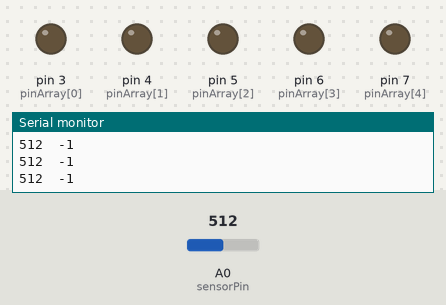
Simulated run of this sketch. Board: Arduino Uno, built with avr-gcc and run on an emulated ATmega328P. Parts: output pins drawn as LEDs (lit = HIGH), the last lines printed to the serial monitor. Inputs (shaded band) come from the test bench; at power-on: A0 (sensorPin) = 512.

Above: at 1.2 s.
1.3 s: A0 (sensorPin) set to 524
At 2.2 s:
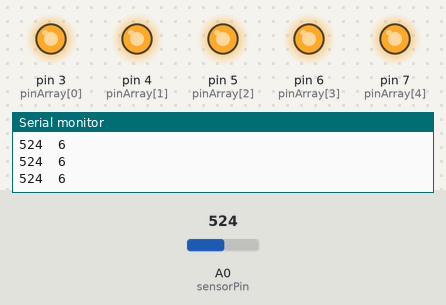
2.8 s: A0 (sensorPin) set to 511
At 3.9 s:
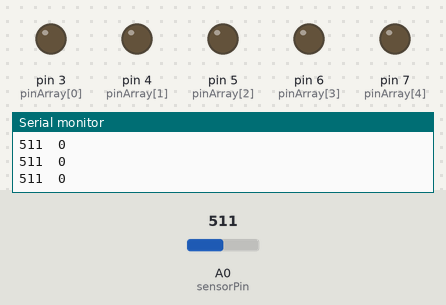
Timing chart, 0 to 5.8 s (numbered marks = the images above; inputs shaded):
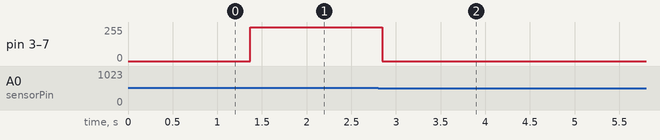

Measured:
- the behaviour switches between 512 and 513 on A0 (sensorPin) (found by bisection; images 0 and 1)
- after the input at 1.3 s, pin 3 (pinArray[0]), pin 4 (pinArray[1]), pin 5 (pinArray[2]), pin 6 (pinArray[3]), pin 7 (pinArray[4]): 0/255 → 254/255 after 0.07 s
- after the input at 2.8 s, pin 3 (pinArray[0]), pin 4 (pinArray[1]), pin 5 (pinArray[2]), pin 6 (pinArray[3]), pin 7 (pinArray[4]): 254/255 → 0/255 after 0.05 s

The sketch:

barGraph.ino
```cpp
/* bar graph
 * --------------
 *
 * 10/10/2016 - Michael Shiloh - initial creation
 *
 */

int pinArray[] = {3, 4, 5, 6, 7};
int count = 0;
int timer = 60;
const int sensorPin = A0;
int minValue = 1023;
int maxValue = 0;

void setup(){
  for (count=0;count<5;count++) {
    pinMode(pinArray[count], OUTPUT);
  }
  Serial.begin(9600);
}

void loop() {
  int sensorValue = analogRead(sensorPin);

  if (sensorValue < minValue) {
    minValue = sensorValue;
  }

   if (sensorValue > maxValue) {
    maxValue = sensorValue;
  }

  int levelValue = map( sensorValue, minValue, maxValue, 0, 6);

  Serial.print(sensorValue);
  Serial.print('\t');
  Serial.print(levelValue);
  Serial.println();

  for (count=0;count<5;count++) {
    digitalWrite(pinArray[count], LOW);
  }

  if (levelValue > 1) {
   digitalWrite(pinArray[0], HIGH);
  }
  if (levelValue > 2) {
   digitalWrite(pinArray[1], HIGH);
  }
  if (levelValue > 3) {
   digitalWrite(pinArray[2], HIGH);
  }
  if (levelValue > 4) {
   digitalWrite(pinArray[3], HIGH);
  }
  if (levelValue > 5) {
   digitalWrite(pinArray[4], HIGH);
  }
}
```
